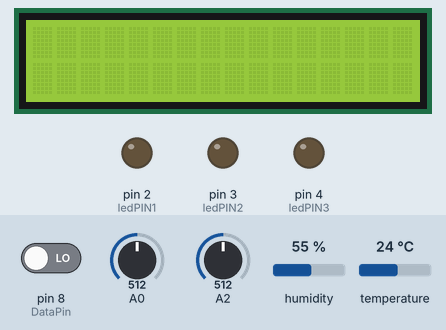
Bench run of a sketch on a simulated Arduino Mega 2560, built with avr-gcc and run on an emulated ATmega2560. Shown: 16×2 character LCD, output pins drawn as LEDs (lit = HIGH). The test bench sets the inputs (shaded band); at power-on: humidity 55 %, A2 = 512, temperature 24 °C, pin 8 (DataPin) LOW, A0 = 512. What the sketch prints to the serial monitor is not drawn.

Above: at 1.2 s.
1.3 s: humidity set to 22 %
At 6.0 s:
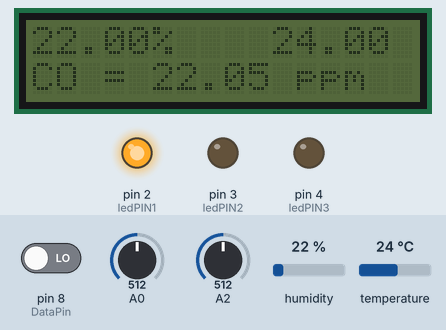
9.6 s: A2 set to 490
At 15.5 s:
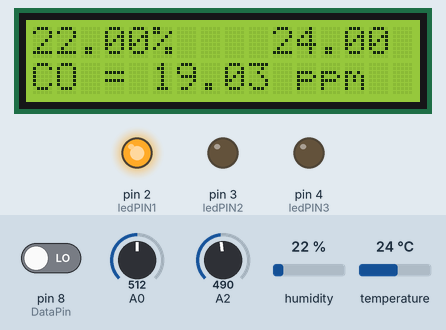
15.8 s: temperature set to 12 °C
At 21.0 s:
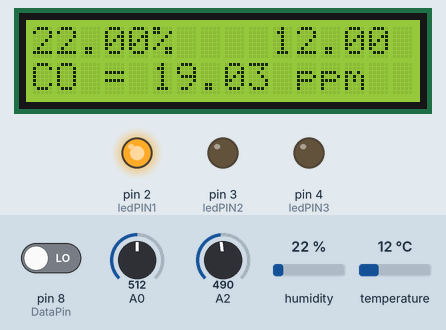
24.1 s: A2 set to 510
At 27.5 s:
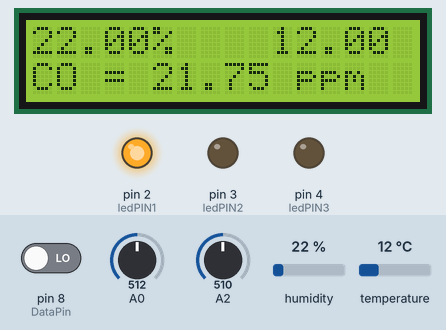
31.1 s: humidity set to 40 %
At 36.0 s:
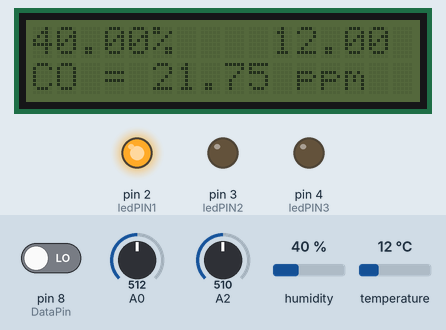
39.4 s: A2 set to 306
At 42.5 s:
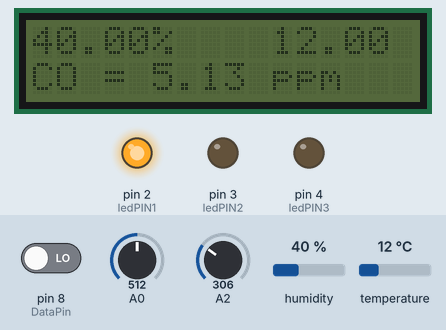
Timing chart, 0 to 44.0 s (numbered marks = the images above; inputs shaded):
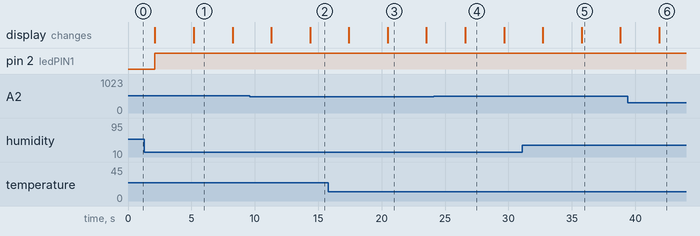

Measured:
- after the input at 9.6 s, the display: first changes after 1.7 s (image 2 shows a later state)
- after the input at 15.8 s, the display: first differs from a run without the input after 4.7 s (image 3)
- after the input at 24.1 s, the display: changes after 2.5 s (image 4)
- after the input at 31.1 s, the display: first differs from a run without the input after 4.7 s (image 5)
- after the input at 39.4 s, the display: changes after 2.5 s (image 6)
- what the display in image 1 shows lasts 3.0 s, from 5.2 s to 8.2 s

The sketch:

Codigo.ino
```cpp
//////////////////////////////////////////////////////////////////////////LIBRERIAS/////////////////////////////////////////////////////////////////////////////
#include <MHZ.h>
#include <SPI.h>
#include <LiquidCrystal.h>
#include <LiquidCrystal_I2C.h>
#include <Wire.h>
#include <TimeLib.h>
#include <Time.h>
#include <DHT.h>
#include <DHT_U.h>
#include <SoftwareSerial.h>
#include <MHZ19.h>

///////////////////////////////////////////////////////////////////////////////////////////////////////////////////////////////////////////////////////////////
/////////////////////////////////////////////////////////////////////DEFINIR VALORES//////////////////////////////////////////////////////////////////////////

//Declaramos los valores para obtener la temperatura y la humedad del DHT22
#define DHTPIN 5 //Pin 5 del Arduino Mega
#define DHTTYPE DHT22 //Definir el sensor como un DHT22
DHT dht(DHTPIN, DHTTYPE);
float temperatura;
float humedad;
// Declaramos la variable del tipo time_t
time_t fecha;
//Crear el objeto lcd  dirección  0x3F y 16 columnas x 2 filas
LiquidCrystal_I2C lcd(0x27,16,2);
//Detectar los LEDs
const int ledPIN1 = 2;
const int ledPIN2 = 3;
const int ledPIN3 = 4;
//Detectar el sensor MH-Z19B para obtener el CO2
int DataPin = 8;
int ppmrange = 5000;
unsigned long pwmtime;
int PPM = 0;
float pulsepercent=0;
//Detectar el sensor MQ7 para obtener el CO
float RS_gas = 0;
float ratio = 0;
float sensorValue = 0;
float sensor_volt = 0;
float R0 = 9400.0;
//Detectar el sensor de movimiento PIR
#define pirPin 9
int calibrationTime = 30;
long unsigned int lowIn;
long unsigned int pause = 5000;
boolean lockLow = true;
boolean takeLowTime;
int PIRValue = 0;
//Botón rojo
int val = 0; //val se emplea para almacenar el estado del boton
int state = 1; // 0 LED apagado, mientras que 1 encendido
int old_val = 0; // almacena el antiguo valor de val


///////////////////////////////////////////////////////////////////////////////////////////////////////////////////////////////////////////////////////////////
//////////////////////////////////////////////////////////////////CODIGO ESTATICO//////////////////////////////////////////////////////////////////////////////

void setup()
{

  Serial.begin(9600);
  dht.begin();
  //Establecemos la hora y la fecha
  setTime(10, 31, 0, 22, 2, 2022);
  // Inicializar el LCD
  lcd.init();
  //Encender la luz de fondo.
  lcd.backlight();
  //Salidas de LEDs
  pinMode(ledPIN1 , OUTPUT);
  pinMode(ledPIN2 , OUTPUT);
  pinMode(ledPIN3 , OUTPUT);
  //Iniciando comunicación serial con el sensor DH-Z19B
  pinMode(DataPin, INPUT);
  //Iniciando la comunicación con el sensor PIR

}

////////////////////////////////////////////////////////////////////////////////////////////////////////////////////////////////////////////////////////////////////
///////////////////////////////////////////////////////////////CODIGO EN BUCLE/////////////////////////////////////////////////////////////////////////////////////

void loop()
{
    float h = dht.readHumidity(); //Leemos la Humedad
    float t = dht.readTemperature(); //Leemos la temperatura en grados Celsius
    float f = dht.readTemperature(true); //Leemos la temperatura en grados Fahrenheit
    // Obtenemos la fecha actual
    fecha = now();
    //Obtener CO2 en ppm
    pwmtime = pulseIn(DataPin, HIGH, 2000000) / 1000;
    float pulsepercent = pwmtime / 1004.0;
    PPM = ppmrange * pulsepercent;
    //Obtener CO en ppm
    sensorValue = analogRead(A2);
    sensor_volt = sensorValue/1024*5.0;
    RS_gas = (5.0-sensor_volt)/sensor_volt;
    ratio = RS_gas/R0; //Replace R0 with the value found using the sketch above
    float x = 1538.46 * ratio;
    float ppm = pow(x,-1.709);
    //Botón Rojo
    val = analogRead(A0);

    // Imprimimos la hora
    //Serial.print("Hora: ");
    Serial.print(hour(fecha));
    Serial.print(":");
    Serial.print(minute(fecha));
    Serial.print(":");
    Serial.print(second(fecha));
    Serial.print(",");
    //Serial.print("Fecha: ");
    Serial.print(day(fecha));
    Serial.print("/");
    Serial.print(month(fecha));
    Serial.print("/");
    Serial.print(year(fecha));
    Serial.print(",");
    // Imprimos datos de sensor DHT22
    //Serial.print("Humedad ");
    Serial.print(h);
    Serial.print(",");
    //Serial.print("Temperatura: ");
    Serial.print(t);
    Serial.print(",");
    //Imprimimos el MH-Z19B
    //Serial.print("CO2 en ppm: ");
    Serial.print(PPM);
    Serial.print(",");
    //Imprimimos el MQ7
    //Serial.print("CO en ppm: ");
    Serial.println(ppm);


    //Display
    //lcd.init();
    //lcd.backlight();
    lcd.display();
    lcd.clear();
    lcd.setCursor(0,0);
    //lcd.print("Humedad = ");
    lcd.print(h);
    lcd.print("%    ");
    //lcd.print("Temper. = ");
    lcd.print(t);
    lcd.print(" C");
    lcd.setCursor(0,1);
    lcd.print("CO2 = ");
    lcd.print(PPM);
    lcd.print(" ppm");
    lcd.setCursor(0,2);
    lcd.print("CO = ");
    lcd.print(ppm);
    lcd.print(" ppm");

    //LEDs para ver la calidad del aire
    if (PPM <= 800){
      digitalWrite(ledPIN1,HIGH);
      digitalWrite(ledPIN2,LOW);
      digitalWrite(ledPIN3,LOW);
    }
    if (PPM > 800 && PPM <= 1000){
      digitalWrite(ledPIN1,LOW);
      digitalWrite(ledPIN2,HIGH);
      digitalWrite(ledPIN3,LOW);
    }
    if (PPM > 1000){
      digitalWrite(ledPIN1,LOW);
      digitalWrite(ledPIN2,LOW);
      digitalWrite(ledPIN3,HIGH);
    }


    if ((val > 500) && (old_val > 500)){
      state=1-state;
    }

  old_val = val; // valor del antiguo estado
    if (state==1){
      lcd.backlight(); // enciende el LCD
    }
    else{
      lcd.noBacklight(); // apagar el LCD
    }


        delay (1000); //10 minutos 6000000
}


 /////////////////////////////////////////////////////22-02-2022/////////////////////////////////////////////////////////////////////////////////////////////////////
 /////////////////////////////////////////////////////JORGE DE VIVAR ADRADA//////////////////////////////////////////////////////////////////////////////////////////
```
